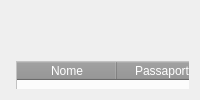
            <widget class="QWidget" name="pg_listar">
             <layout class="QHBoxLayout" name="horizontalLayout_8">
              <item>
               <widget class="QFrame" name="frame_5">
                <property name="frameShape">
                 <enum>QFrame::NoFrame</enum>
                </property>
                <property name="frameShadow">
                 <enum>QFrame::Raised</enum>
                </property>
                <widget class="QTableWidget" name="tableWidget_2">
                 <property name="geometry">
                  <rect>
                   <x>5</x>
                   <y>50</y>
                   <width>589</width>
                   <height>558</height>
                  </rect>
                 </property>
                 <property name="sizePolicy">
                  <sizepolicy hsizetype="Expanding" vsizetype="Expanding">
                   <horstretch>0</horstretch>
                   <verstretch>0</verstretch>
                  </sizepolicy>
                 </property>
                 <property name="styleSheet">
                  <string notr="true">QHeaderView::section{
background-color:rgb(148, 148, 148);
color:rgb(255,255,255);
font: 11pt &quot;Lato Heavy&quot;;
}
QTableWidget{
background-color:rgb(252, 252, 252);
}</string>
                 </property>
                 <column>
                  <property name="text">
                   <string>Nome</string>
                  </property>
                 </column>
                 <column>
                  <property name="text">
                   <string>Passaporte </string>
                  </property>
                 </column>
                 <column>
                  <property name="text">
                   <string>Nacionalidade</string>
                  </property>
                 </column>
                 <column>
                  <property name="text">
                   <string>Data de nascimento</string>
                  </property>
                 </column>
                 <column>
                  <property name="text">
                   <string>Sexo</string>
                  </property>
                 </column>
                 <column>
                  <property name="text">
                   <string>Data de validade</string>
                  </property>
                 </column>
                 <column>
                  <property name="text">
                   <string>Tipo de visto</string>
                  </property>
                 </column>
                 <column>
                  <property name="text">
                   <string>Cidade emitente</string>
                  </property>
                 </column>
                 <column>
                  <property name="text">
                   <string>Número do visto</string>
                  </property>
                 </column>
                </widget>
                <widget class="QFrame" name="frame_7">
                 <property name="geometry">
                  <rect>
                   <x>600</x>
                   <y>50</y>
                   <width>100</width>
                   <height>558</height>
                  </rect>
                 </property>
                 <property name="styleSheet">
                  <string notr="true">QPushButton{
border-radius: 15px;
background-color: rgb(255,255,255);
font: 11pt &quot;Lato Heavy&quot;;
color: rgb(0,24,74)
}

QFrame{
background-color: rgb(230,230,230);
}</string>
                 </property>
                 <property name="frameShape">
                  <enum>QFrame::StyledPanel</enum>
                 </property>
                 <property name="frameShadow">
                  <enum>QFrame::Raised</enum>
                 </property>
                 <layout class="QVBoxLayout" name="verticalLayout_12">
                  <item>
                   <widget class="QPushButton" name="btn_ordenar">
                    <property name="minimumSize">
                     <size>
                      <width>0</width>
                      <height>30</height>
                     </size>
                    </property>
                    <property name="cursor">
                     <cursorShape>PointingHandCursor</cursorShape>
                    </property>
                    <property name="styleSheet">
                     <string notr="true">QPushButton {
    background-color: rgb(255, 255, 255);
    border-radius: 15px;
	font-family: &quot;Lato Heavy&quot;, sans-serif;
}

QPushButton:hover {
    background-color: rgb(115, 0, 200);
    border-radius: 15px;
	font-family: &quot;Lato Heavy&quot;, sans-serif;
	color: #fff
}</string>
                    </property>
                    <property name="text">
                     <string>Listar</string>
                    </property>
                   </widget>
                  </item>
                  <item>
                   <widget class="QPushButton" name="btn_alterar_2">
                    <property name="minimumSize">
                     <size>
                      <width>0</width>
                      <height>30</height>
                     </size>
                    </property>
                    <property name="cursor">
                     <cursorShape>PointingHandCursor</cursorShape>
                    </property>
                    <property name="styleSheet">
                     <string notr="true">QPushButton {
    background-color: rgb(255, 255, 255);
    border-radius: 15px;
	font-family: &quot;Lato Heavy&quot;, sans-serif;
}

QPushButton:hover {
    background-color: rgb(115, 0, 200);
    border-radius: 15px;
	font-family: &quot;Lato Heavy&quot;, sans-serif;
	color: #fff
}</string>
                    </property>
                    <property name="text">
                     <string>Alterar</string>
                    </property>
                   </widget>
                  </item>
                  <item>
                   <widget class="QPushButton" name="btn_excluir">
                    <property name="minimumSize">
                     <size>
                      <width>0</width>
                      <height>30</height>
                     </size>
                    </property>
                    <property name="cursor">
                     <cursorShape>PointingHandCursor</cursorShape>
                    </property>
                    <property name="styleSheet">
                     <string notr="true">QPushButton {
    background-color: rgb(255, 255, 255);
    border-radius: 15px;
	font-family: &quot;Lato Heavy&quot;, sans-serif;
}

QPushButton:hover {
    background-color: rgb(115, 0, 200);
    border-radius: 15px;
	font-family: &quot;Lato Heavy&quot;, sans-serif;
	color: #fff
}</string>
                    </property>
                    <property name="text">
                     <string>Excluir</string>
                    </property>
                   </widget>
                  </item>
                  <item>
                   <spacer name="verticalSpacer_3">
                    <property name="orientation">
                     <enum>Qt::Vertical</enum>
                    </property>
                    <property name="sizeHint" stdset="0">
                     <size>
                      <width>20</width>
                      <height>40</height>
                     </size>
                    </property>
                   </spacer>
                  </item>
                 </layout>
                </widget>
                <widget class="QLabel" name="label_9">
                 <property name="geometry">
                  <rect>
                   <x>210</x>
                   <y>10</y>
                   <width>301</width>
                   <height>31</height>
                  </rect>
                 </property>
                 <property name="font">
                  <font>
                   <family>Lato</family>
                   <pointsize>14</pointsize>
                   <weight>75</weight>
                   <bold>true</bold>
                  </font>
                 </property>
                 <property name="layoutDirection">
                  <enum>Qt::LeftToRight</enum>
                 </property>
                 <property name="styleSheet">
                  <string notr="true">color:rgb(255,255,255);</string>
                 </property>
                 <property name="text">
                  <string>&lt;html&gt;&lt;head/&gt;&lt;body&gt;&lt;p align=&quot;center&quot;&gt;&lt;span style=&quot; font-size:24pt; font-weight:600;&quot;&gt;Vistos inseridos&lt;/span&gt;&lt;/p&gt;&lt;/body&gt;&lt;/html&gt;</string>
                 </property>
                 <property name="alignment">
                  <set>Qt::AlignCenter</set>
                 </property>
                </widget>
               </widget>
              </item>
             </layout>
            </widget>
